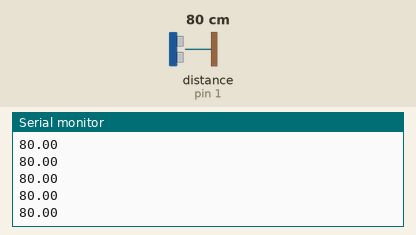
Recording of a sketch running on a simulated Teensy 4. On the bench: the last lines printed to the serial monitor. The inputs (shaded band) are chosen by the test bench; at power-on: distance to the obstacle (sensor on pin 1) 80 cm.

Above: at 1.2 s.
1.3 s: distance to the obstacle (sensor on pin 1) set to 2 cm
At 1.8 s:
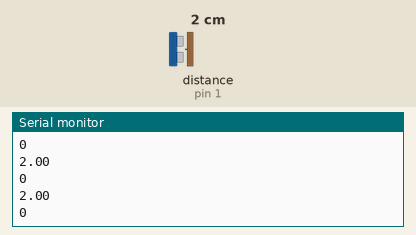
2.8 s: distance to the obstacle (sensor on pin 1) set to 4 cm
At 3.6 s:
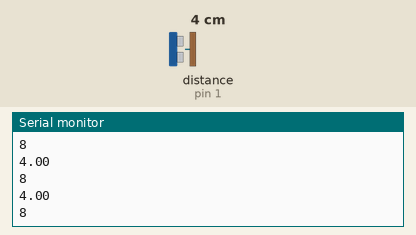
Timing chart, 0 to 5.8 s (numbered marks = the images above; inputs shaded):
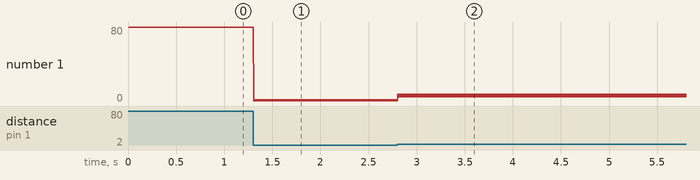

Measured:
- after the input at 1.3 s, the serial monitor: prints a new line at once (image 1)
- after the input at 2.8 s, the serial monitor: prints a new line at once (image 2)
- plotted number 1: 80 → 0 after the input at 1.3 s, 0 → 4 after the input at 2.8 s

The sketch:

MidiControllerTeensy.ino
```cpp
#include <HCSR04.h>
//#include <Bounce.h>

float data;
byte current_value;
byte previous_value;
const int channel = 2;
const int controller = 23;

UltraSonicDistanceSensor distanceSensor(0, 1);

void setup () {

}

void loop () {
  usbMIDI.read();

  data = distanceSensor.measureDistanceCm();

 Serial.println(data);

  if (data >= 2.0 && data <= 32.0) {

    current_value = map(data, 2.0, 32.0, 0, 127);

    Serial.println(current_value);

    if (current_value != previous_value) {
      previous_value = current_value;
      usbMIDI.sendControlChange(controller, current_value, channel);
    }

    delay(5);
  }
}
```
